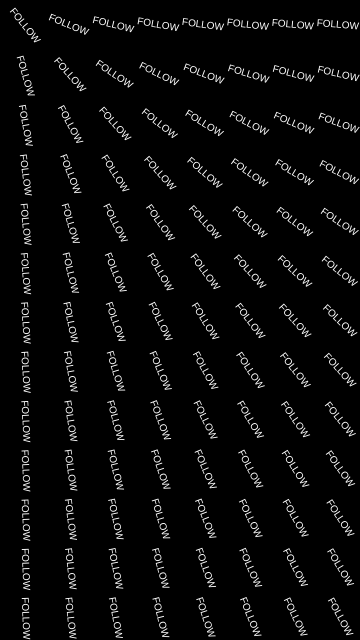
Frame 1 (no input)
Frame 60 (no input): identical to frame 1, image omitted
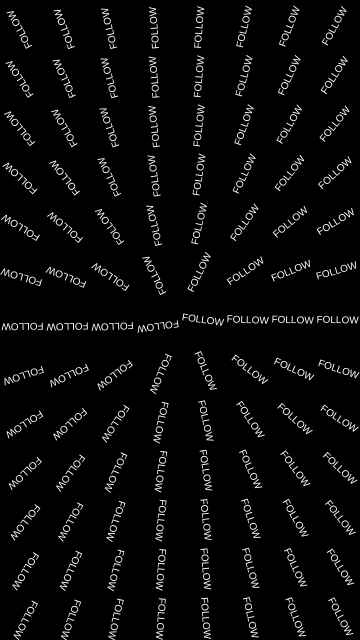
Frame 120 (the mouse pressed at the canvas centre since frame 60)

The p5.js sketch that drew these frames (run headless with seeded random() and noise() and a simulated clock; from frame 60 on, the mouse is pressed at the canvas centre):

// p5.js sketch
// ── sketch.js
function setup() {
  createCanvas(360, 640);
  textAlign(CENTER);
  textSize(10);
  fill(255);
}
const nx = 10;
const ny = 15;
function draw() {
  background(0);
  const ratio = width / height;
  const spaceX = width / (nx - 2);
  const spaceY = height / (ny - 2);
  for (let i = 0; i < ny; i++) {
    const yPos = spaceY * i + spaceY * ratio;
    for (let j = 0; j < nx; j++) {
      const xPos = spaceX * j + spaceX * 0.5;
      const angle = atan2(yPos - mouseY, xPos - mouseX);
      const dis = dist(xPos, yPos, mouseX, mouseY);
      push();
      translate(xPos, yPos);
      rotate(angle);
      text("FOLLOW", 0, 0);
      pop();
    }
  }
}
